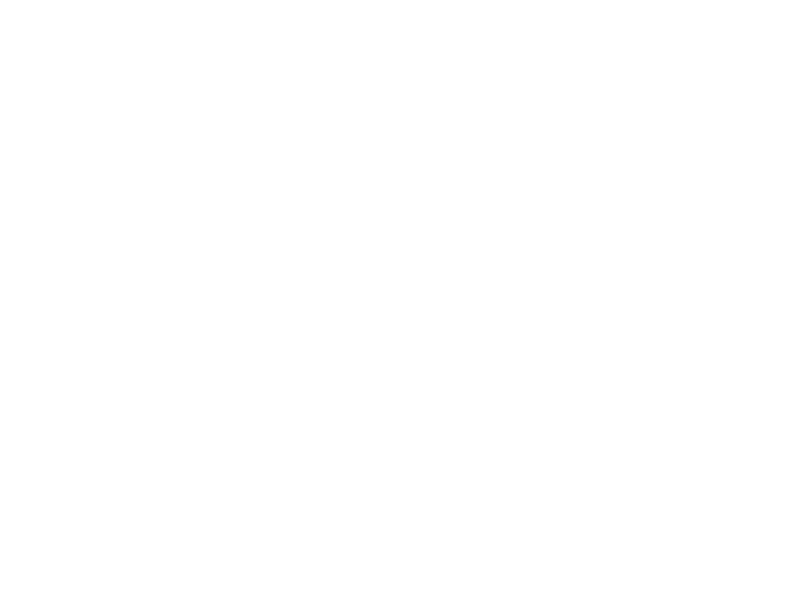
Frame 1 (no input)
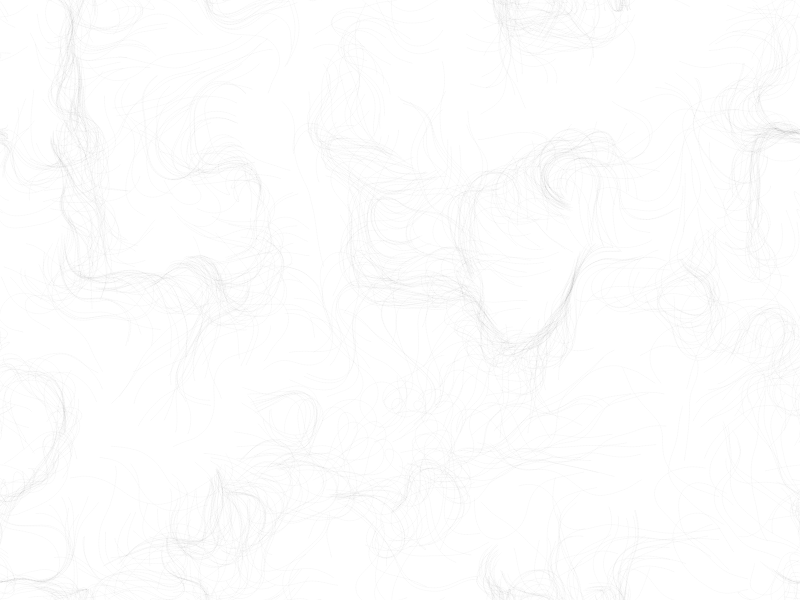
Frame 60 (no input)
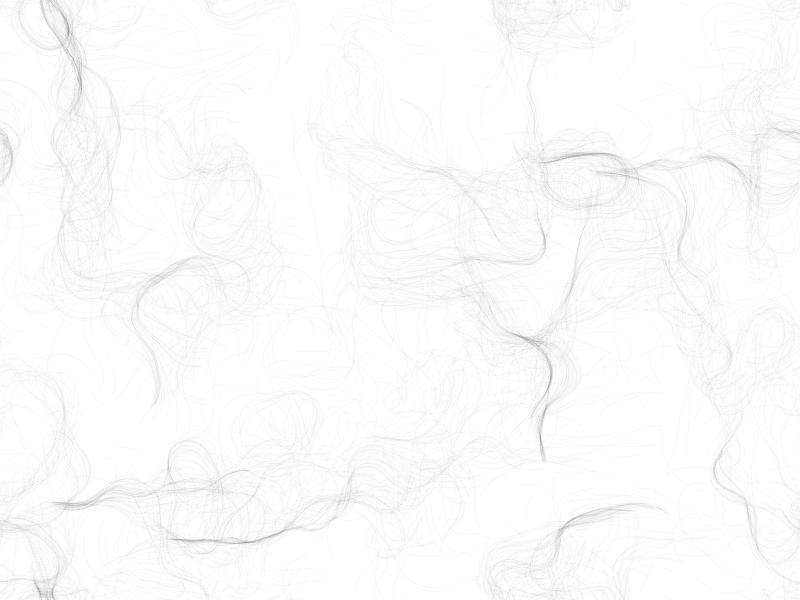
Frame 120 (the mouse pressed at the canvas centre since frame 60)

The p5.js sketch that drew these frames (run headless with seeded random() and noise() and a simulated clock; from frame 60 on, the mouse is pressed at the canvas centre):

// p5.js sketch
// ── sketch.js
// noprotect

var increment = 0.05;
var scl = 10; //the scale
var cols, rows;

var zoff = 0; //time

var fr; //framerate

var particles = [];
var flowfield;

var magSlider;
var resetButton;

function setup() {
  createCanvas(800, 600);

  cols = floor(width / scl);
  rows = floor(height / scl);
  fr = createP();
  magSlider = createSlider(0, 5, 0.5, 0.1);
  resetButton = createButton('Reset');
  resetButton.mousePressed(resetCanvas);

  for (var i = 0; i < 1000; i++) {
    particles.push(new Particle());
  }

  flowfield = new Array(rows * cols);
  background(255);

}

function draw() {


  var yoff = 0;

  for (var y = 0; y < rows; y++) {
    var xoff = 0;
    for (var x = 0; x < cols; x++) {

      var index = x + (y * cols);
      var angle = map(noise(xoff, yoff, zoff), 0, 1, 0, (PI * 8));
      var v = p5.Vector.fromAngle(angle);
      v.setMag(magSlider.value());
      flowfield[index] = v;
      xoff += increment;
      // stroke(0, 50);
      // strokeWeight(1);
      // push();
      // translate(x * scl, y * scl);
      // rotate(v.heading());
      // line(0, 0, scl, 0);
      // pop();
    }
    yoff += increment;
  }
  zoff += increment / 5;
  fr.html("Framerate: " + floor(frameRate()));

  for (var i = 0; i < particles.length; i++) {
    particles[i].follow(flowfield);
    particles[i].edges();
    particles[i].update();
    particles[i].show();
  }
}

function resetCanvas() {
  background(255);
}
// ── particle.js
function Particle() {
  this.pos = createVector(random(width), random(height));
  this.vel = createVector(0, 0);
  this.acc = createVector(0, 0);
  this.maxSpeed = 3;
  this.prevPos = this.pos.copy();
  
  this.update = function() {
    this.vel.add(this.acc);
    this.vel.limit(this.maxSpeed);
    this.pos.add(this.vel);
    this.acc.mult(0);
  }

  this.applyForce = function(force) {
    this.acc.add(force);
  }

  this.show = function() {
    stroke(0, 5);
    strokeWeight(1);
    line(this.pos.x, this.pos.y, this.prevPos.x, this.prevPos.y);
    this.updatePrev();
  }

  this.edges = function() {
    if (this.pos.x > width) {
      this.pos.x = 0;
      this.updatePrev();
    }
    if (this.pos.x < 0) {
      this.pos.x = width;
      this.updatePrev();
    }
    if (this.pos.y > height) {
      this.pos.y = 0;
      this.updatePrev();
    }
    if (this.pos.y < 0) {
      this.pos.y = height;
      this.updatePrev();
    }
  }
  
  this.follow = function(vectors){
    var x = floor(this.pos.x / scl);
    var y = floor(this.pos.y / scl);
    var index = x + (y * cols);
    var force = vectors[index];
    this.applyForce(force);
  }
  
  this.updatePrev = function(){
    this.prevPos.x = this.pos.x;
    this.prevPos.y = this.pos.y;
  }
}
